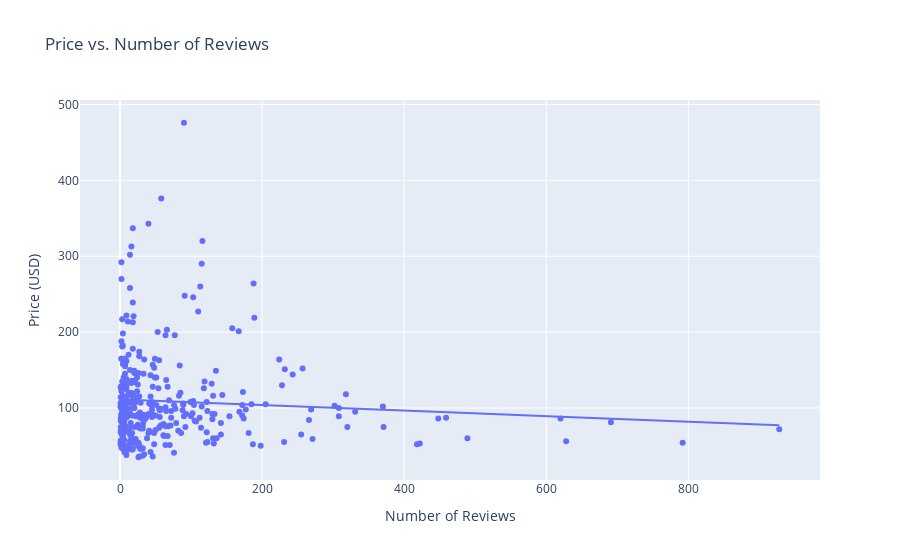

Source (notebook cell):
### Code cell
reviews_df = df[(df['number_of_reviews'] > 0) & (df['price'] < 500)]

fig = px.scatter(reviews_df,
                 x="number_of_reviews",
                 y="price",
                 title="Price vs. Number of Reviews",
                 labels={'number_of_reviews': 'Number of Reviews', 'price': 'Price (USD)'},
                 trendline="ols")
fig.show()

### Figure 1 — Plotly figure (JSON) as saved in the notebook; plotly's stock layout.template omitted (floating-point values rounded to 4 significant figures; data arrays with more than 128 entries replaced by an {"elided": "..."} marker saying what was removed)
{"data": [{"hovertemplate": "Number of Reviews=%{x}<br>Price (USD)=%{y}<extra></extra>", "legendgroup": "", "marker": {"color": "#636efa", "symbol": "circle"}, "mode": "markers", "name": "", "orientation": "v", "showlegend": false, "type": "scatter", "x": {"elided": "351 int values"}, "xaxis": "x", "y": {"elided": "351 float values"}, "yaxis": "y"}, {"hovertemplate": "<b>OLS trendline</b><br>price = -0.0366766 * number_of_reviews + 111.127<br>R<sup>2</sup>=0.005242<br><br>Number of Reviews=%{x}<br>Price (USD)=%{y} <b>(trend)</b><extra></extra>", "legendgroup": "", "marker": {"color": "#636efa", "symbol": "circle"}, "mode": "lines", "name": "", "showlegend": false, "type": "scatter", "x": {"elided": "351 int values"}, "xaxis": "x", "y": {"elided": "351 float values"}, "yaxis": "y"}], "layout": {"legend": {"tracegroupgap": 0}, "title": {"text": "Price vs. Number of Reviews"}, "xaxis": {"anchor": "y", "domain": [0, 1], "title": {"text": "Number of Reviews"}}, "yaxis": {"anchor": "x", "domain": [0, 1], "title": {"text": "Price (USD)"}}}}
